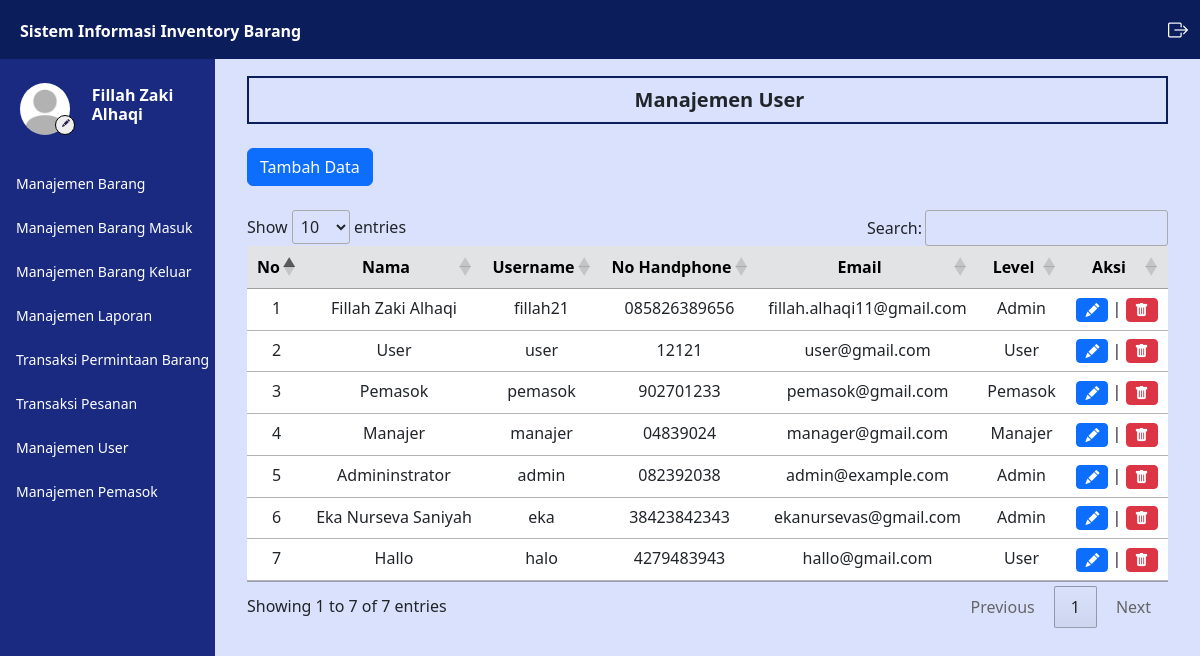
The page /admin/user.php (signed in) on the database its author committed.
### tables this page shows
CREATE TABLE `user` (
  `iduser` int(11) NOT NULL,
  `username` varchar(50) NOT NULL,
  `password` varchar(100) NOT NULL,
  `nama` varchar(50) NOT NULL,
  `email` varchar(50) NOT NULL,
  `telepon` varchar(50) NOT NULL,
  `alamat` text NOT NULL,
  `instansi` varchar(50) DEFAULT NULL,
  `level` varchar(10) NOT NULL,
  `foto` varchar(100) DEFAULT NULL
);

### controller/MainController.php (called while the page is built, shortened)
<?php
    $conn = mysqli_connect("localhost","root","","inventory");
    function query($query) {
        global $conn;
        $result = mysqli_query($conn, $query);
        $rows = [];
        while ($row = mysqli_fetch_assoc($result)) {
            $rows[] = $row;
        }
        return $rows;
    }
    function generateRandomKey()
    {
        $keyLength = 32;
        $randomBytes = openssl_random_pseudo_bytes($keyLength, $strong);
        if (!$strong) {
            $randomBytes = random_bytes($keyLength);
        }
        return base64_encode($randomBytes);
    }
    function enkripsi($kata)
    {
        $key = generateRandomKey();
        $string = openssl_encrypt($kata, 'AES-256-CBC', $key, 0, substr($key, 0, 16));
        $hasilEnkripsi = base64_encode($key . $string);
        return $hasilEnkripsi;
    }
    function dekripsi($kata)
    {
        $string = base64_decode($kata);
        $key = substr($string, 0, 44);
        $enkripsi = substr($string, 44);
        $hasil = openssl_decrypt($enkripsi, 'AES-256-CBC', $key, 0, substr($key, 0, 16));
        return $hasil;
    }
    function cari_user() {
        $id = dekripsi($_COOKIE['SIIB']);
        $result = query("SELECT * FROM user WHERE iduser = '$id'");
        if(count($result) == 1) {
            $result = $result[0];
            return $result;
        } else {
            echo "<script>
                    document.location.href='../logout.php';
                  </script>";
            exit;
        }
    }
    function validasi_admin() {
        $result = cari_user();
    }
?>

### admin/user.php (the view, shortened to what this page needs)
<?php
    $data_user = query("SELECT * FROM user");
?>
<html lang="en">
<head>
    <link href="https://cdn.jsdelivr.net/npm/bootstrap@5.3.0/dist/css/bootstrap.min.css" rel="stylesheet"
>
    <link rel="stylesheet" href="https://cdn.datatables.net/1.13.4/css/jquery.dataTables.min.css">
    <link rel="stylesheet" href="https://cdn.jsdelivr.net/npm/bootstrap-icons@1.11.3/font/bootstrap-icons.min.css">
    <link rel="stylesheet" href="../style.css">
</head>
<body>
    <div class="content">
        <?php
        require_once('../navbar/navbar.php');
        ?>
        <div class="main-container m-0">
            <div class="d-flex">
                <?php
                require_once('../navbar/sidebar.php');
                ?>
                <div class="contents px-3 py-3 mx-3">
                    <div class="box1">
                        <h5 class="text-dark mb-0 ms-4 text-center fw-bold">
                            Manajemen User
                        </h5>
                    </div>
                    <div class="mt-4 ">
                        <a class="btn btn-primary" href="../insert/user.php">Tambah Data</a>
                    </div>
                    <div class="mt-4">
                        <table id="example" class="table table-hover text-center">
                            <thead>
                                <tr class="table-secondary">
                                    <th class="text-center" scope="col">No</th>
                                    <th class="text-center" scope="col">Nama</th>
                                    <th class="text-center" scope="col">Username</th>
                                    <th class="text-center" scope="col">No Handphone</th>
                                    <th class="text-center" scope="col">Email</th>
                                    <th class="text-center" scope="col">Level</th>
                                    <th class="text-center" scope="col">Aksi</th>
                                </tr>
                            </thead>
                            <tbody>
                                <?php
                                    $i = 1;
                                    foreach($data_user as $daus) :
                                ?>
                                    <tr>
                                        <td>
                                            <?= $i; ?>
                                        </td>
                                        <td>
                                            <?= $daus['nama']; ?>
                                        </td>
                                        <td>
                                            <?= $daus['username']; ?>
                                        </td>
                                        <td>
                                            <?= $daus['telepon']; ?>
                                        </td>
                                        <td>
                                            <?= $daus['email']; ?>
                                        </td>
                                        <td>
                                            <?= $daus['level']; ?>
                                        </td>
                                        <td>
                                            <a href="../edit/user.php?id=<?= enkripsi($daus['iduser']); ?>" class="btn btn-sm btn-primary">
                                                <i class="bi bi-pencil-fill"></i>
                                            </a>
                                            |
                                            <button type="button" class="btn  btn-danger btn-sm" id="delete" data-bs-toggle="modal" data-bs-target="#delete_<?= $daus['iduser']; ?>">
                                                <i class="bi bi-trash-fill"></i>
                                            </button>
                                        </td>
                                    </tr>
                                <?php
                                    $i++;
                                    endforeach;
                                ?>
                            </tbody>
                        </table>
                    </div>
                </div>
            </div>
        </div>
    </div>
</body>
</html>

### navbar/sidebar.php
<?php
    validasi_admin();
?>
<div class="sidebar" id="side_nav">
    <div class="content-side">
        <div class="profil pt-3">
            <div class="row d-flex align-items-center">
                <div class="col-sm-5 me-0">
                    <img src="../img/profil/<?= $user['foto']; ?>" class="rounded-circle" alt="profi">
                    <a href="../admin/profil.php">
                        <button class="rounded-circle"><i class="bi bi-pencil-fill"></i></button>
                    </a>
                </div>
                <div class="col-sm-7 text-white pe-3 p-0 m-0">
                    <h6 class="fw-bold">
                        <?= $user['nama']; ?>
                    </h6>
                </div>
            </div>
        </div>
        <div class="">
            <ul class="list-unstyled pt-3 fw-medium">
                <li class="">
                    <a href="../admin/barang.php" class="text-decoration-none d-block">
                        <span>Manajemen Barang</span>
                    </a>
                </li>
                <li class="">
                    <a href="../admin/barang_masuk.php" class="text-decoration-none d-block">
                        <span>Manajemen Barang Masuk</span>
                    </a>
                </li>
                <li class="">
                    <a href="../admin/barang_keluar.php" class="text-decoration-none d-block">
                        <span>Manajemen Barang Keluar</span>
                    </a>
                </li>
                <li class="">
                    <a href="../admin/laporan.php" class="text-decoration-none d-block">
                        <span>Manajemen Laporan</span>
                    </a>
                </li>
                <li class="">
                    <a href="../admin/transaksi.php" class="text-decoration-none d-block">
                        <span>Transaksi Permintaan Barang</span>
                    </a>
                </li>
                <li class="">
                    <a href="../admin/transaksi_pesan.php" class="text-decoration-none d-block">
                        <span>Transaksi Pesanan</span>
                    </a>
                </li>
                <li class="">
                    <a href="../admin/user.php" class="text-decoration-none d-block">
                        <span>Manajemen User</span>
                    </a>
                </li>
                <li class="">
                    <a href="../admin/pemasok.php" class="text-decoration-none d-block">
                        <span>Manajemen Pemasok</span>
                    </a>
                </li>
            </ul>
        </div>
    </div>
</div>

### style.css (style rules this page uses)
body { background: #d9e1fc; margin: 0; padding: 0; border: 0; }
.content { min-height: 100vh; width: 100%; }
.sidebar { background: #192a80; min-width: 215px; max-width: 215px; transition: all ease-in 0.3s; min-height: 100vh; }
.sidebar ul { padding: 0 11px; }
.sidebar li { margin: 7px 0; }
.sidebar li a { color: white; padding: 8px 5px; font-size: 14px; margin-left: 0; }
.content-side { position: fixed; margin-top: 60px; }
.sidebar .profil img { width: 50px; height: 66px; margin-left:20px; padding: 7px 0; display: block; transition: all ease-in 0.3s; object-fit: cover; }
.sidebar .profil button { border: 1px solid black; position: absolute; margin-top: -27px; margin-left: 55px; width: 20px; height: 20px; }
.sidebar .profil button i { font-size: 8px; color: #272247; margin-top: -6px; margin-left: -3px; position: absolute; }
.contents { width: 100%; margin-top: 60px; }
.box1 { border: #0b1d5b solid 2px; padding: 10px; }

### rows shown on the page
user: foto (placeholder picture), nama "Fillah Zaki Alhaqi", username "fillah21", telepon "085826389656", email "fillah.alhaqi11@gmail.com", level "Admin"
user: nama "User", username "user", telepon "12121", email "user@gmail.com", level "User"
user: nama "Pemasok", username "pemasok", telepon "902701233", email "pemasok@gmail.com", level "Pemasok"
user: nama "Manajer", username "manajer", telepon "04839024", email "manager@gmail.com", level "Manajer"
user: nama "Admininstrator", username "admin", telepon "082392038", email "admin@example.com", level "Admin"
user: nama "Eka Nurseva Saniyah", username "eka", telepon "38423842343", email "ekanursevas@gmail.com", level "Admin"
user: nama "Hallo", username "halo", telepon "4279483943", email "hallo@gmail.com", level "User"
